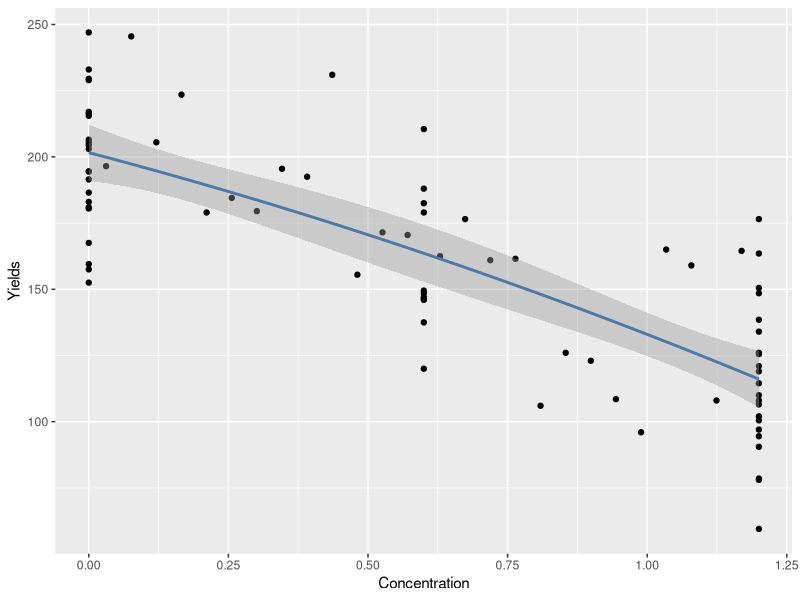
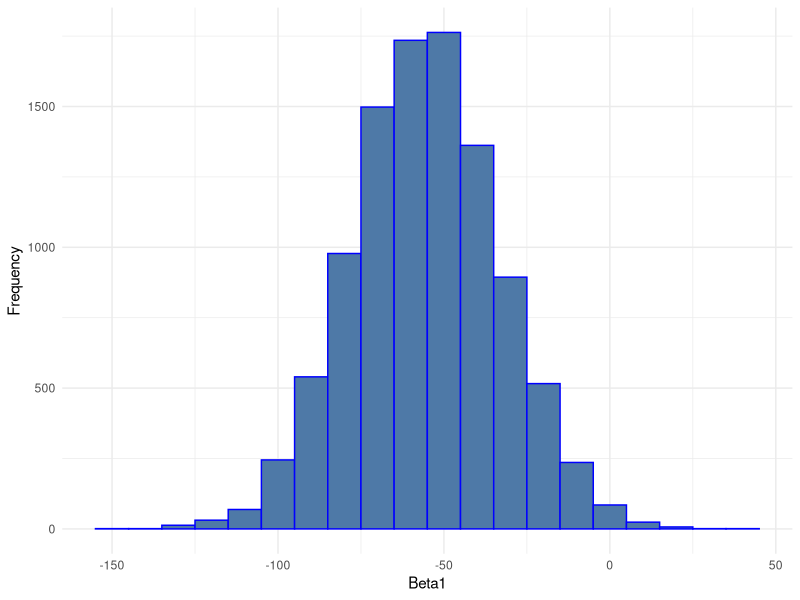
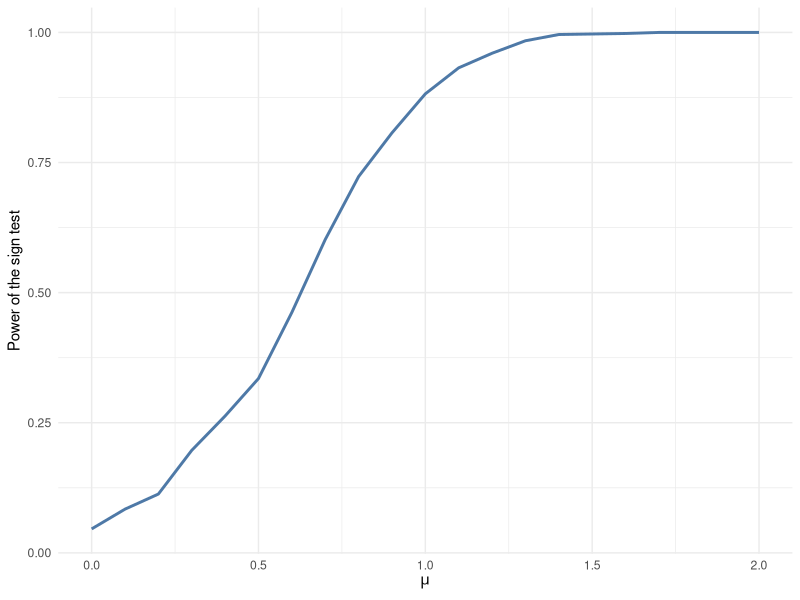

Generate these figures, in order, with R:
## ---- chunk 1
knitr::opts_chunk$set(echo = TRUE)
## ---- chunk 2
library(ggplot2)
library(knitr)
library(boot)
## ---- chunk 3
data <- read.csv("kresseertrag.dat",header=FALSE,sep = "")
colnames(data) <- c("Number","Fertilizer","Yield")
data <- as.data.frame(data)

#a
modelA <- lm(Yield~poly(Fertilizer,3,raw = TRUE),data = data)
summary(modelA)
## ---- chunk 4
#b
#remove a term
modelB <- lm(Yield~poly(Fertilizer,2,raw = TRUE),data = data)
#plot
ggplot(data, aes(x = Fertilizer, y = Yield)) +
  geom_point() +
  geom_smooth(method = "lm", formula = y ~ poly(x, 2, raw = TRUE), color = "#4E79A7") +
  labs( x = "Concentration", y = "Yields")


#coefficients with 95% confidence interval
CI <- confint(modelB,level = 0.95)
kable(CI,caption = "95% Confidence Interval of parameters")
## ---- chunk 5
#c bootstrap for beta1
bo <- 10000                         #bootstrasp replicates
bs <- numeric(bo)
set.seed(12345)
#save the results
for (i in 1:bo) {
  #sampling using indcies
  indices <- sample(1:nrow(data),size=nrow(data),replace = TRUE)
  bootstrapData <- data[indices,]
  model_bootstrap <- lm(Yield~poly(Fertilizer,2,raw = TRUE),data = bootstrapData)
  bs[i] <- coef(model_bootstrap)[2]
}

bs_data <- data.frame(bs)
#hist(bs)
ggplot(bs_data,aes(x=bs))+
  geom_histogram(binwidth = 10,fill="#4E79A7",color="blue")+
  theme_minimal()+
  labs(x="Beta1",y="Frequency")
bss <- sort(bs)
ci95 <- unname(c(bss[round(bo*0.025)],bss[round(bo*0.975)]))
cat("95% CI for beta 1 :",ci95,"\n")


## ---- chunk 6
#d bootstrap using boot package
beta1 <- function(data,i){
  model <- lm(Yield~poly(Fertilizer,2,raw = TRUE),subset=i,data = data)
  coef(model)[2]
}

cb <- boot(data,beta1,R=10000)
perc <- boot.ci(cb,type = "perc")
bca <- boot.ci(cb,type = "bca")
#cat("95% CI with percentile method :","\n")
#perc

#cat("95% CI with percentile method: ", perc$percent[4],  perc$percent[5], "\n")
#cat("95% CI with bca method: ", bca$bca[4], bca$bca[5], "\n")

## ---- chunk 7
 result <- c(CI[2,],95.3744,ci95,87.0976,perc$percent[4],perc$percent[5],87.3948,bca$bca[4],bca$bca[5],87.7167)
 result_mt <- matrix(result,byrow = TRUE,ncol=3)
 rownames(result_mt) <- c("lm","bootstrap","boot_percentile","boot_BCa")
 colnames(result_mt) <- c("Lower Bound","Upper Bound","Interval Width") 
 kable(result_mt,caption = "95% Confidence Interval of different methods")

## ---- chunk 8
f_inv <- function(u, mu, c){
  mu + c - log(-log(u))
}
## ---- chunk 9
generate_gumbel <- function(mu, n, c){
  U <- runif(n)
  X <- f_inv(U, mu, c)
  return(X)
}
## ---- chunk 10
sign_test <- function(X, alpha){
  positives <- sum(X > 0)
  test <- binom.test(positives, length(X), p = 0.5, alternative = "greater")
  return(test$p.value < alpha) # rejection 
}
## ---- chunk 11
n <- 13
mu <- 0
c <- log(log(2))
nreps <- 1000
alpha <- 0.05
mu_vals <- seq(from = 0, to = 2, by = 0.1)
power <- numeric(length(mu_vals))

for(i in 1:length(mu_vals)){
  count <- 0
  for(j in 1:nreps){
    X <- generate_gumbel(mu_vals[i], n, c)
    test <- sign_test(X, alpha)
    count <- count + test
  }
  power[i] <- count / nreps
}

plot_data <- data.frame(mu = mu_vals, power = power)
library(ggplot2)
ggplot(plot_data, aes(x = mu, y = power)) + 
  geom_line(col = "#4E79A7", linewidth = 1) + 
  theme_minimal() + 
  labs(x = expression(mu), y = "Power of the sign test")
